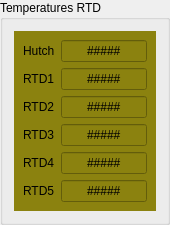
   <widget class="QGroupBox" name="groupBox_7">
    <property name="geometry">
     <rect>
      <x>850</x>
      <y>500</y>
      <width>170</width>
      <height>211</height>
     </rect>
    </property>
    <property name="title">
     <string>Temperatures RTD</string>
    </property>
    <layout class="QHBoxLayout" name="horizontalLayout_10">
     <item>
      <widget class="QWidget" name="widget_6" native="true">
       <property name="styleSheet">
        <string notr="true">background-color: rgb(139, 130, 15);</string>
       </property>
       <layout class="QHBoxLayout" name="horizontalLayout_4">
        <item>
         <layout class="QGridLayout" name="gridLayout_5">
          <item row="3" column="0">
           <widget class="QLabel" name="label_35">
            <property name="text">
             <string>RTD3</string>
            </property>
           </widget>
          </item>
          <item row="4" column="0">
           <widget class="QLabel" name="label_37">
            <property name="text">
             <string>RTD4</string>
            </property>
           </widget>
          </item>
          <item row="1" column="0">
           <widget class="QLabel" name="label_31">
            <property name="text">
             <string>RTD1</string>
            </property>
           </widget>
          </item>
          <item row="5" column="0">
           <widget class="QLabel" name="label_39">
            <property name="text">
             <string>RTD5</string>
            </property>
           </widget>
          </item>
          <item row="0" column="0">
           <widget class="QLabel" name="label_29">
            <property name="text">
             <string>Hutch</string>
            </property>
           </widget>
          </item>
          <item row="0" column="1">
           <widget class="caLineEdit" name="calineedit_63">
            <property name="sizePolicy">
             <sizepolicy hsizetype="Expanding" vsizetype="Expanding">
              <horstretch>0</horstretch>
              <verstretch>0</verstretch>
             </sizepolicy>
            </property>
            <property name="text">
             <string>#####</string>
            </property>
            <property name="alignment">
             <set>Qt::AlignCenter</set>
            </property>
            <property name="readOnly">
             <bool>true</bool>
            </property>
            <property name="channel" stdset="0">
             <string notr="true">usxLAX:adam1:rtd0.VAL</string>
            </property>
            <property name="precision">
             <number>2</number>
            </property>
            <property name="precisionMode">
             <enum>caLineEdit::User</enum>
            </property>
            <property name="unitsEnabled">
             <bool>true</bool>
            </property>
           </widget>
          </item>
          <item row="2" column="0">
           <widget class="QLabel" name="label_33">
            <property name="text">
             <string>RTD2</string>
            </property>
           </widget>
          </item>
          <item row="1" column="1">
           <widget class="caLineEdit" name="calineedit_64">
            <property name="sizePolicy">
             <sizepolicy hsizetype="Expanding" vsizetype="Expanding">
              <horstretch>0</horstretch>
              <verstretch>0</verstretch>
             </sizepolicy>
            </property>
            <property name="text">
             <string>#####</string>
            </property>
            <property name="alignment">
             <set>Qt::AlignCenter</set>
            </property>
            <property name="readOnly">
             <bool>true</bool>
            </property>
            <property name="channel" stdset="0">
             <string notr="true">usxLAX:adam1:rtd1.VAL</string>
            </property>
            <property name="precision">
             <number>2</number>
            </property>
            <property name="precisionMode">
             <enum>caLineEdit::User</enum>
            </property>
            <property name="unitsEnabled">
             <bool>true</bool>
            </property>
           </widget>
          </item>
          <item row="2" column="1">
           <widget class="caLineEdit" name="calineedit_65">
            <property name="sizePolicy">
             <sizepolicy hsizetype="Expanding" vsizetype="Expanding">
              <horstretch>0</horstretch>
              <verstretch>0</verstretch>
             </sizepolicy>
            </property>
            <property name="text">
             <string>#####</string>
            </property>
            <property name="alignment">
             <set>Qt::AlignCenter</set>
            </property>
            <property name="readOnly">
             <bool>true</bool>
            </property>
            <property name="channel" stdset="0">
             <string notr="true">usxLAX:adam1:rtd2.VAL</string>
            </property>
            <property name="precision">
             <number>2</number>
            </property>
            <property name="precisionMode">
             <enum>caLineEdit::User</enum>
            </property>
            <property name="unitsEnabled">
             <bool>true</bool>
            </property>
            <property name="formatType">
             <enum>caLineEdit::decimal</enum>
            </property>
           </widget>
          </item>
          <item row="3" column="1">
           <widget class="caLineEdit" name="calineedit_66">
            <property name="sizePolicy">
             <sizepolicy hsizetype="Expanding" vsizetype="Expanding">
              <horstretch>0</horstretch>
              <verstretch>0</verstretch>
             </sizepolicy>
            </property>
            <property name="text">
             <string>#####</string>
            </property>
            <property name="alignment">
             <set>Qt::AlignCenter</set>
            </property>
            <property name="readOnly">
             <bool>true</bool>
            </property>
            <property name="channel" stdset="0">
             <string notr="true">usxLAX:adam1:rtd3.VAL</string>
            </property>
            <property name="precision">
             <number>2</number>
            </property>
            <property name="precisionMode">
             <enum>caLineEdit::User</enum>
            </property>
            <property name="unitsEnabled">
             <bool>true</bool>
            </property>
           </widget>
          </item>
          <item row="4" column="1">
           <widget class="caLineEdit" name="calineedit_67">
            <property name="sizePolicy">
             <sizepolicy hsizetype="Expanding" vsizetype="Expanding">
              <horstretch>0</horstretch>
              <verstretch>0</verstretch>
             </sizepolicy>
            </property>
            <property name="text">
             <string>#####</string>
            </property>
            <property name="alignment">
             <set>Qt::AlignCenter</set>
            </property>
            <property name="readOnly">
             <bool>true</bool>
            </property>
            <property name="channel" stdset="0">
             <string notr="true">usxLAX:adam1:rtd4.VAL</string>
            </property>
            <property name="precision">
             <number>2</number>
            </property>
            <property name="precisionMode">
             <enum>caLineEdit::User</enum>
            </property>
            <property name="unitsEnabled">
             <bool>true</bool>
            </property>
           </widget>
          </item>
          <item row="5" column="1">
           <widget class="caLineEdit" name="calineedit_68">
            <property name="sizePolicy">
             <sizepolicy hsizetype="Expanding" vsizetype="Expanding">
              <horstretch>0</horstretch>
              <verstretch>0</verstretch>
             </sizepolicy>
            </property>
            <property name="text">
             <string>#####</string>
            </property>
            <property name="alignment">
             <set>Qt::AlignCenter</set>
            </property>
            <property name="readOnly">
             <bool>true</bool>
            </property>
            <property name="channel" stdset="0">
             <string notr="true">usxLAX:adam1:rtd5.VAL</string>
            </property>
            <property name="precision">
             <number>2</number>
            </property>
            <property name="precisionMode">
             <enum>caLineEdit::User</enum>
            </property>
            <property name="unitsEnabled">
             <bool>true</bool>
            </property>
           </widget>
          </item>
         </layout>
        </item>
       </layout>
      </widget>
     </item>
    </layout>
   </widget>
